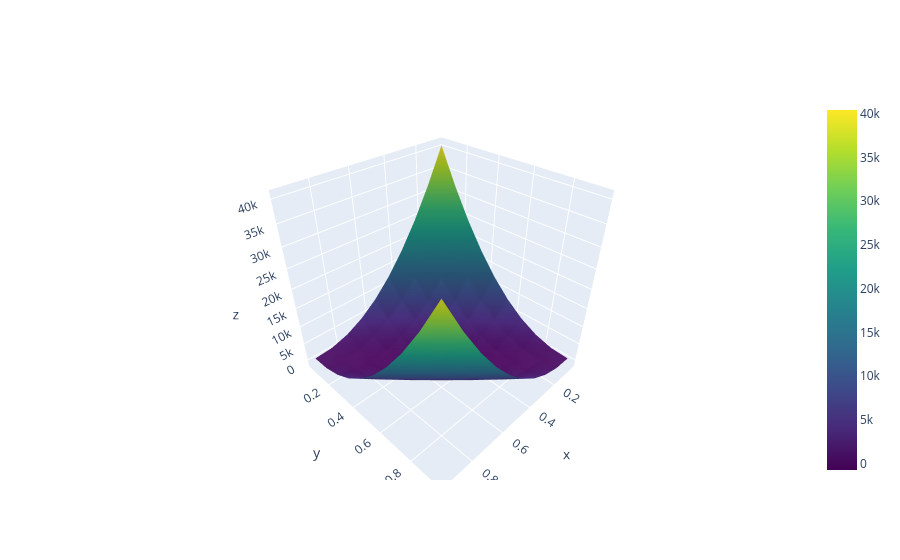

Source (notebook cell):
### Code cell
fig = go.Figure()
#data=[go.Surface(z=Zmin, x=x_values2, y=x_values2)])

# Calculate Z values for fq3
Zqc3 = fq3(c0=X.ravel(), c1=Y.ravel(), Va=.5).reshape(X.shape)

# Add the surface plot for fq3
fig.add_trace(go.Surface(z=Zqc3, x=x_values2, y=x_values2, colorscale='Viridis', name='fqc3'))

fig.show()
